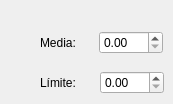
        <widget class="QWidget" name="page_4">
         <widget class="QWidget" name="layoutWidget_5">
          <property name="geometry">
           <rect>
            <x>40</x>
            <y>30</y>
            <width>123</width>
            <height>25</height>
           </rect>
          </property>
          <layout class="QHBoxLayout" name="horizontalLayout_19">
           <item>
            <widget class="QLabel" name="label_40">
             <property name="text">
              <string>Media:</string>
             </property>
            </widget>
           </item>
           <item>
            <widget class="QDoubleSpinBox" name="distexpo_med">
             <property name="maximum">
              <double>999.990000000000009</double>
             </property>
            </widget>
           </item>
          </layout>
         </widget>
         <widget class="QWidget" name="layoutWidget_6">
          <property name="geometry">
           <rect>
            <x>40</x>
            <y>70</y>
            <width>124</width>
            <height>25</height>
           </rect>
          </property>
          <layout class="QHBoxLayout" name="horizontalLayout_20">
           <item>
            <widget class="QLabel" name="label_42">
             <property name="text">
              <string>Límite:</string>
             </property>
            </widget>
           </item>
           <item>
            <widget class="QDoubleSpinBox" name="distexpo_lim">
             <property name="maximum">
              <double>999.990000000000009</double>
             </property>
            </widget>
           </item>
          </layout>
         </widget>
        </widget>
